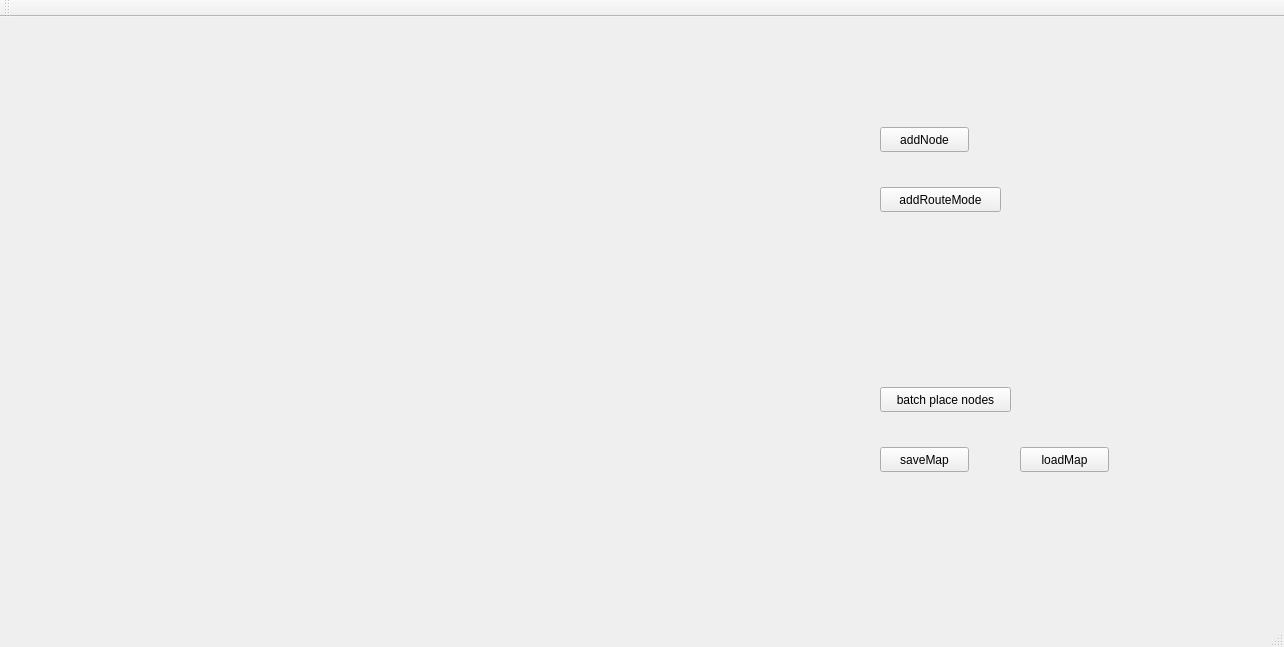
<?xml version="1.0" encoding="UTF-8"?>
<ui version="4.0">
 <class>MainWindow</class>
 <widget class="QMainWindow" name="MainWindow">
  <property name="geometry">
   <rect>
    <x>0</x>
    <y>0</y>
    <width>1284</width>
    <height>647</height>
   </rect>
  </property>
  <property name="windowTitle">
   <string>MainWindow</string>
  </property>
  <widget class="QWidget" name="centralWidget">
   <widget class="QPushButton" name="btn_addNode">
    <property name="geometry">
     <rect>
      <x>880</x>
      <y>110</y>
      <width>89</width>
      <height>25</height>
     </rect>
    </property>
    <property name="text">
     <string>addNode</string>
    </property>
   </widget>
   <widget class="QPushButton" name="btn_batchNodes">
    <property name="geometry">
     <rect>
      <x>880</x>
      <y>370</y>
      <width>131</width>
      <height>25</height>
     </rect>
    </property>
    <property name="text">
     <string>batch place nodes</string>
    </property>
   </widget>
   <widget class="QPushButton" name="btn_addRouteControl">
    <property name="geometry">
     <rect>
      <x>880</x>
      <y>170</y>
      <width>121</width>
      <height>25</height>
     </rect>
    </property>
    <property name="text">
     <string>addRouteMode</string>
    </property>
   </widget>
   <widget class="QPushButton" name="pushButton">
    <property name="geometry">
     <rect>
      <x>880</x>
      <y>430</y>
      <width>89</width>
      <height>25</height>
     </rect>
    </property>
    <property name="text">
     <string>saveMap</string>
    </property>
   </widget>
   <widget class="QPushButton" name="pushButton_2">
    <property name="geometry">
     <rect>
      <x>1020</x>
      <y>430</y>
      <width>89</width>
      <height>25</height>
     </rect>
    </property>
    <property name="text">
     <string>loadMap</string>
    </property>
   </widget>
  </widget>
  <widget class="QMenuBar" name="menuBar">
   <property name="geometry">
    <rect>
     <x>0</x>
     <y>0</y>
     <width>1284</width>
     <height>22</height>
    </rect>
   </property>
  </widget>
  <widget class="QToolBar" name="mainToolBar">
   <attribute name="toolBarArea">
    <enum>TopToolBarArea</enum>
   </attribute>
   <attribute name="toolBarBreak">
    <bool>false</bool>
   </attribute>
  </widget>
  <widget class="QStatusBar" name="statusBar"/>
 </widget>
 <layoutdefault spacing="6" margin="11"/>
 <resources/>
 <connections>
  <connection>
   <sender>btn_addNode</sender>
   <signal>clicked()</signal>
   <receiver>MainWindow</receiver>
   <slot>addNode()</slot>
   <hints>
    <hint type="sourcelabel">
     <x>927</x>
     <y>173</y>
    </hint>
    <hint type="destinationlabel">
     <x>860</x>
     <y>564</y>
    </hint>
   </hints>
  </connection>
  <connection>
   <sender>btn_batchNodes</sender>
   <signal>clicked()</signal>
   <receiver>MainWindow</receiver>
   <slot>batchAddingNodes()</slot>
   <hints>
    <hint type="sourcelabel">
     <x>986</x>
     <y>422</y>
    </hint>
    <hint type="destinationlabel">
     <x>1083</x>
     <y>395</y>
    </hint>
   </hints>
  </connection>
  <connection>
   <sender>pushButton</sender>
   <signal>clicked()</signal>
   <receiver>MainWindow</receiver>
   <slot>saveMap()</slot>
   <hints>
    <hint type="sourcelabel">
     <x>915</x>
     <y>487</y>
    </hint>
    <hint type="destinationlabel">
     <x>730</x>
     <y>461</y>
    </hint>
   </hints>
  </connection>
  <connection>
   <sender>pushButton_2</sender>
   <signal>clicked()</signal>
   <receiver>MainWindow</receiver>
   <slot>loadMap()</slot>
   <hints>
    <hint type="sourcelabel">
     <x>1056</x>
     <y>480</y>
    </hint>
    <hint type="destinationlabel">
     <x>1072</x>
     <y>587</y>
    </hint>
   </hints>
  </connection>
 </connections>
 <slots>
  <slot>addNode()</slot>
  <slot>batchAddingNodes()</slot>
  <slot>saveMap()</slot>
  <slot>loadMap()</slot>
 </slots>
</ui>
